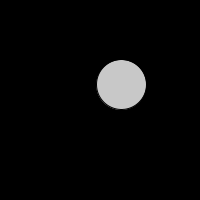
Frame 1 (no input)
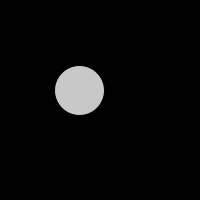
Frame 60 (the mouse pressed at the canvas centre just before this capture)
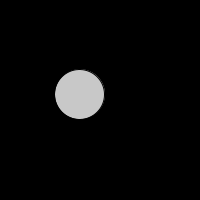
Frame 120 (the mouse held since frame 60 and released just before this capture)

The Processing sketch that drew these frames (run headless with seeded random() and noise(); from frame 60 on, the mouse is pressed at the canvas centre):

// Processing sketch: Perlin_Noise_Randomness2
// ── Perlin_Noise_Randomness2.pde
float xTime = 0.0;
float yTime = 100;
float x, y;

void setup() {
  size(200, 200);
  smooth(4);
  background(0);
  ellipseMode(CENTER);
  x = width/2;
  y = height/2;
}

void draw() {

  background(0);

  float x = noise(xTime) * width;
  float y = noise(yTime) * height;

  fill(200);
  ellipse(x, y, 50, 50);

  xTime += 0.01;
  yTime += 0.01;
}
